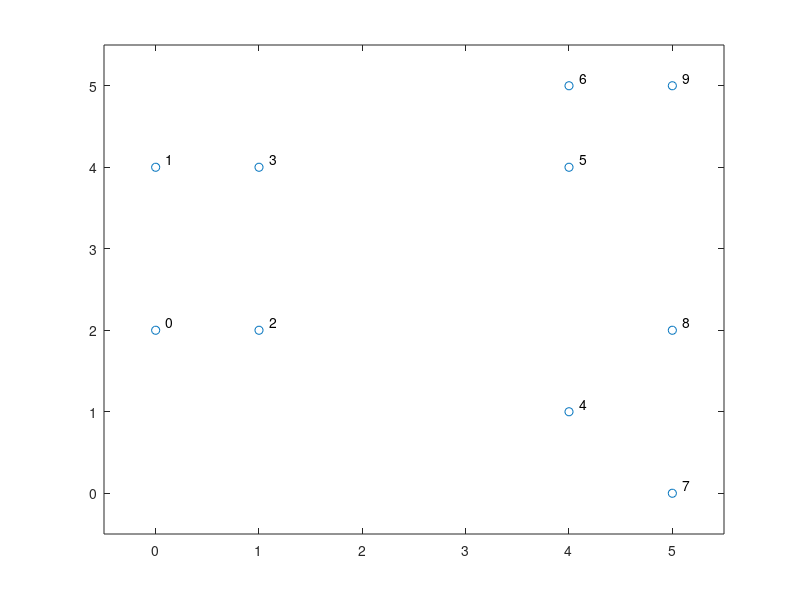
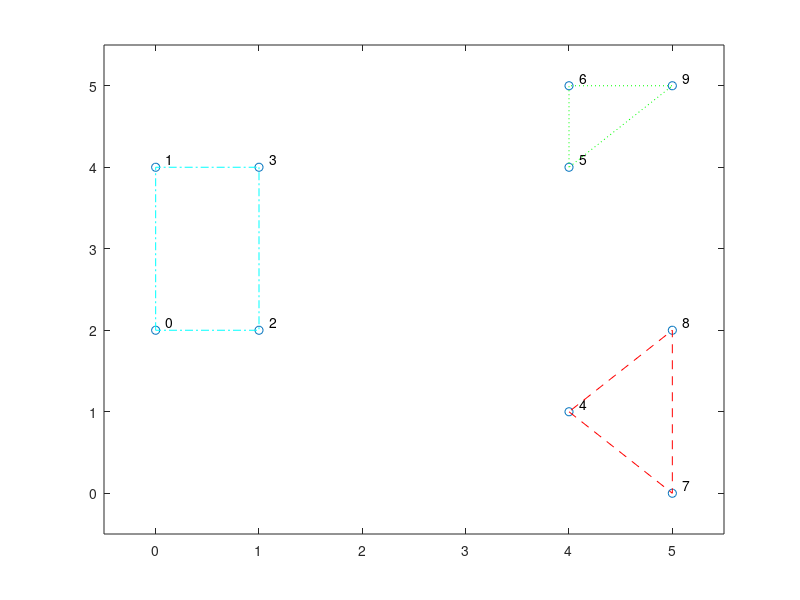
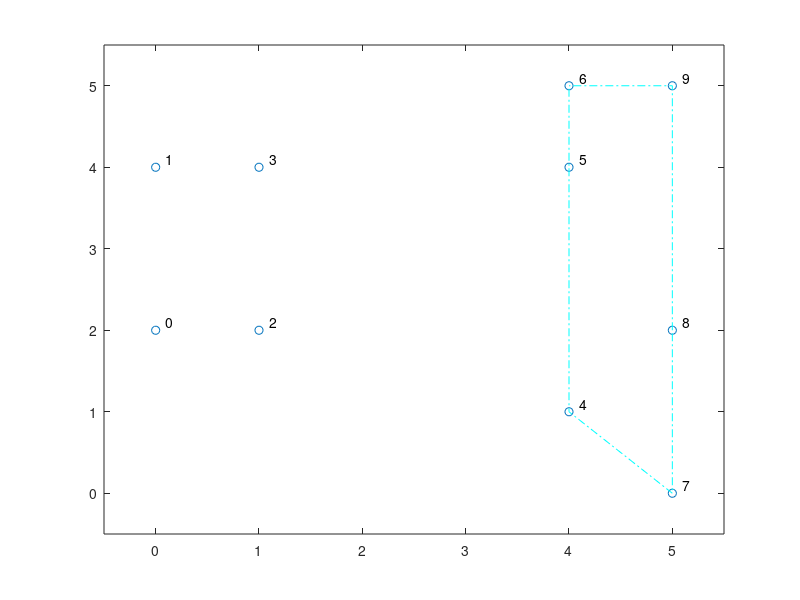
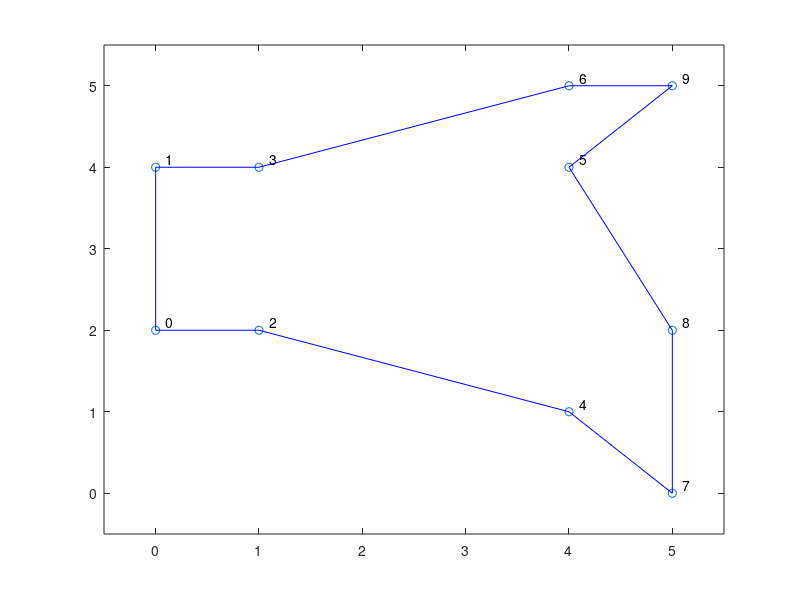

Recreate these plots in MATLAB, in order.
close all
loc = [0, 2;
        0, 4;
        1, 2;
        1, 4;
        4, 1;
        4, 4;
        4, 5;
        5, 0;
        5, 2;
        5, 5];

plot(loc(:, 1), loc(:, 2), 'o')
hold on
for i = 1:size(loc, 1),
    text(loc(i, 1) + 0.1, loc(i, 2) + 0.1, int2str(i-1))
end;
axis([-0.5 5.5 -0.5 5.5])

figure

plot(loc(:, 1), loc(:, 2), 'o')
hold on
for i = 1:size(loc, 1),
    text(loc(i, 1) + 0.1, loc(i, 2) + 0.1, int2str(i-1))
end;
axis([-0.5 5.5 -0.5 5.5])

s1 = [0, 1, 3, 2];
s2 = [4, 7, 8];
s3 = [5, 6, 9];

plot([loc(s1 + 1, 1); loc(s1(1) + 1, 1)], [loc(s1 + 1, 2); loc(s1(1) + 1, 2)], 'c-.')
plot([loc(s2 + 1, 1); loc(s2(1) + 1, 1)], [loc(s2 + 1, 2); loc(s2(1) + 1, 2)], 'r--')
plot([loc(s3 + 1, 1); loc(s3(1) + 1, 1)], [loc(s3 + 1, 2); loc(s3(1) + 1, 2)], 'g:')

figure

plot(loc(:, 1), loc(:, 2), 'o')
hold on
for i = 1:size(loc, 1),
    text(loc(i, 1) + 0.1, loc(i, 2) + 0.1, int2str(i-1))
end;
axis([-0.5 5.5 -0.5 5.5])

s1 = [8, 9, 6, 5, 4, 7];

plot([loc(s1 + 1, 1); loc(s1(1) + 1, 1)], [loc(s1 + 1, 2); loc(s1(1) + 1, 2)], 'c-.')

figure

plot(loc(:, 1), loc(:, 2), 'o')
hold on
for i = 1:size(loc, 1),
    text(loc(i, 1) + 0.1, loc(i, 2) + 0.1, int2str(i-1))
end;
axis([-0.5 5.5 -0.5 5.5])

s1 = [5, 9, 6, 3, 1, 0, 2, 4, 7, 8];

plot([loc(s1 + 1, 1); loc(s1(1) + 1, 1)], [loc(s1 + 1, 2); loc(s1(1) + 1, 2)], 'b-')

